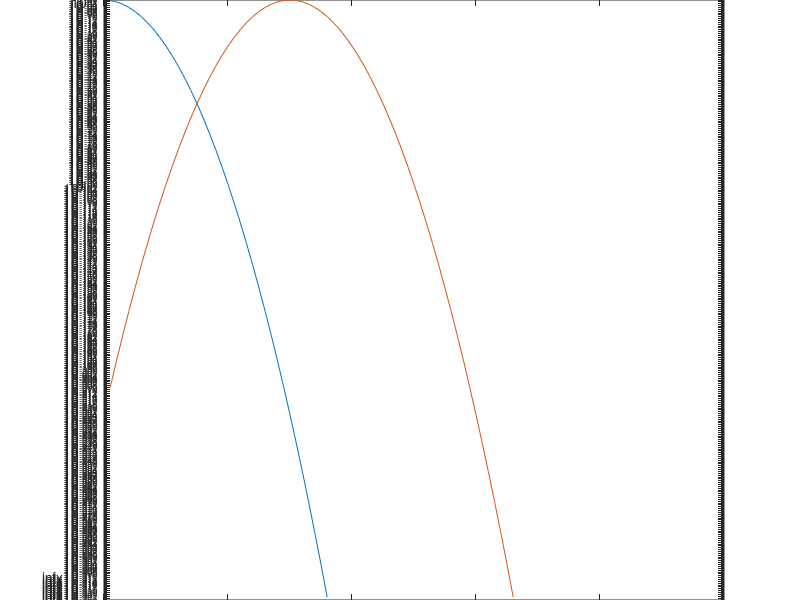
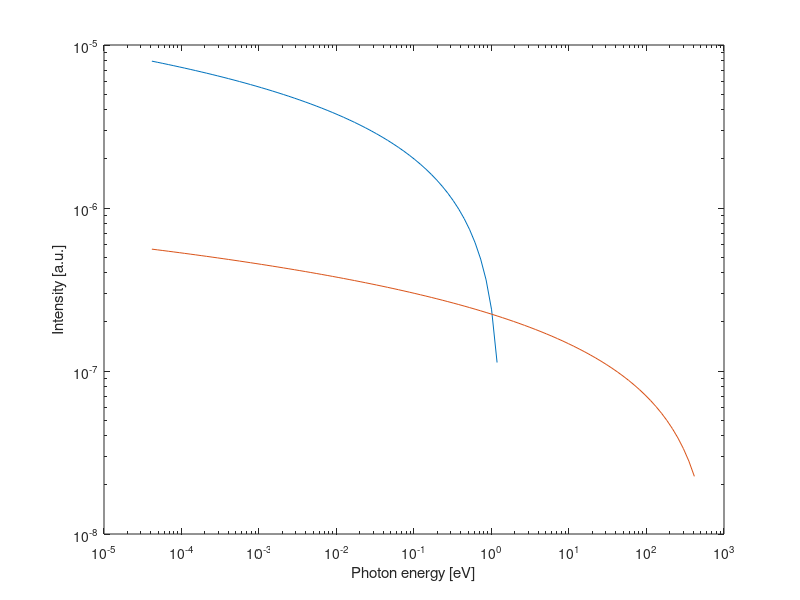

Source code (MATLAB) for these figures, in order:
me = 9.11e-31; %kg
e = 1.6*10^(-19); %C
e0 = 8.85e-12; %F/m
mi = 6.64e-26; %kg
mr = me*mi/(me+mi);
T_eV = 5; %[eV]
T_K = T_eV * 1.16045e4; %[K]
ne = 1*1e19; %m^-3
kB = 1.38e-23; %[J/K]
kBT = T_eV*e; %eV→J（kBはJ/K）
lambdaD = sqrt(e0*kBT/(ne*e^2)); %m
Lambda = 4*pi()*lambdaD^3*ne/3; %無次元数
Z = 1; %暫定的な価数
h = 6.63e-34; %プランク定数
% Ry = me*e^4/(2*h^2);
Ry = 13.6*e;
c = 3e8;

v_th = sqrt(8*kB*T_K/me/pi()); %[m/s]

E_th_J = 1/2*me*v_th^2; %[J]

% e_brem = 10;
% f_brem = e_brem*e/h;
% w_brem = f_brem*2*pi();
% w_brem = 1e13:1e13:1e15;
% w_brem = 10.^(linspace(10,17,100));

f_brem = 10.^(linspace(10,17,100));
ve = 1e6:1e6:1e8;

dW = log(me*ve.'.^2./(h*2*pi()*f_brem))./ve.';

dP1 = exp(-me*ve.^2/(2*kBT)); %速度分布関数（確率密度）
dP2 = exp(-me*(ve-3e7).^2/(2*kBT)); %速度分布関数（確率密度）
figure;semilogy(ve,dP1);hold on;semilogy(ve,dP2);
xlabel('Electron velocity [km/s]');
A1 = ve.^2.*dP1;
A2 = ve.^2.*dP2;
num_e1 = sum(A1);
num_e2 = sum(A2);

emissivity1 = sum(dW.*A1.')/num_e1;
emissivity2 = sum(dW.*A2.')/num_e2;

energy = h*f_brem/e;

figure;loglog(energy,emissivity1,energy,emissivity2);
xlabel('Photon energy [eV]');ylabel('Intensity [a.u.]');

% A = log10(E_th_J/(Z^2*Ry));
% B = e_brem*e/(Z^2*Ry);
% gff = log(me*v_th^2./(h*w_brem));
% 
% dW = 16*pi()*e^6/(3*sqrt(3)*c^3*me^2*v_th)*ne^2*Z*2*gff;
% 
% figure;loglog(h*f_brem./(me*v_th^2),dW);
% figure;loglog(h*f_brem./(me*v_th^2),log(me*v_th^2./(h*w_brem))./v_th);

% ve = 1e5:1e5:1e8;
% dPv = ve^2*exp(-me*ve^2/(2*kBT));
% 
% gff = log(me*ve.^2./(h*w_brem));
% 
% dW = 16*pi()*e^6/(3*sqrt(3)*c^3*me^2*v_th)*ne^2*Z*2*gff;
